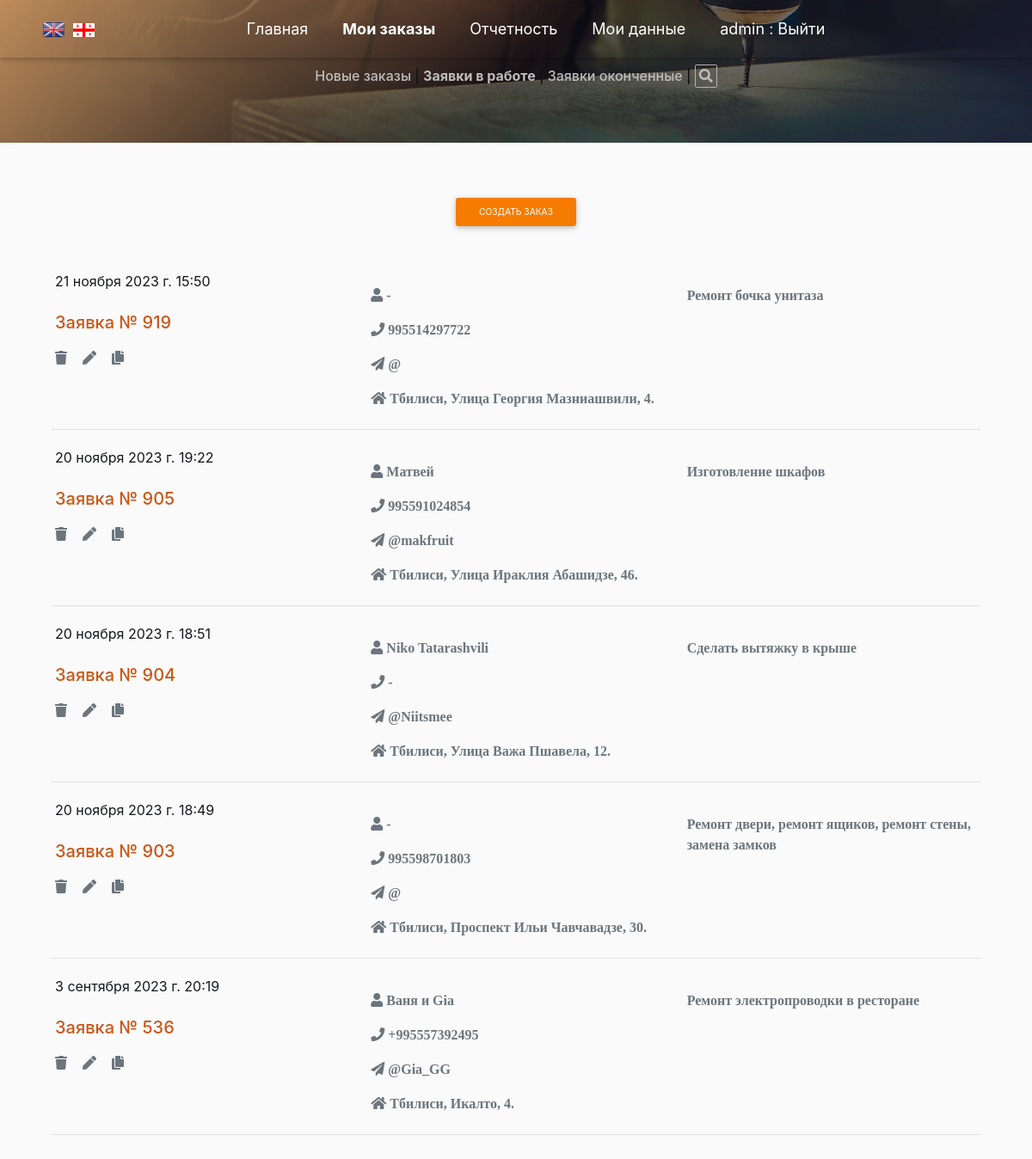
/list_order?work_status=RCV (signed in), run on an earlier commit of the app's database.
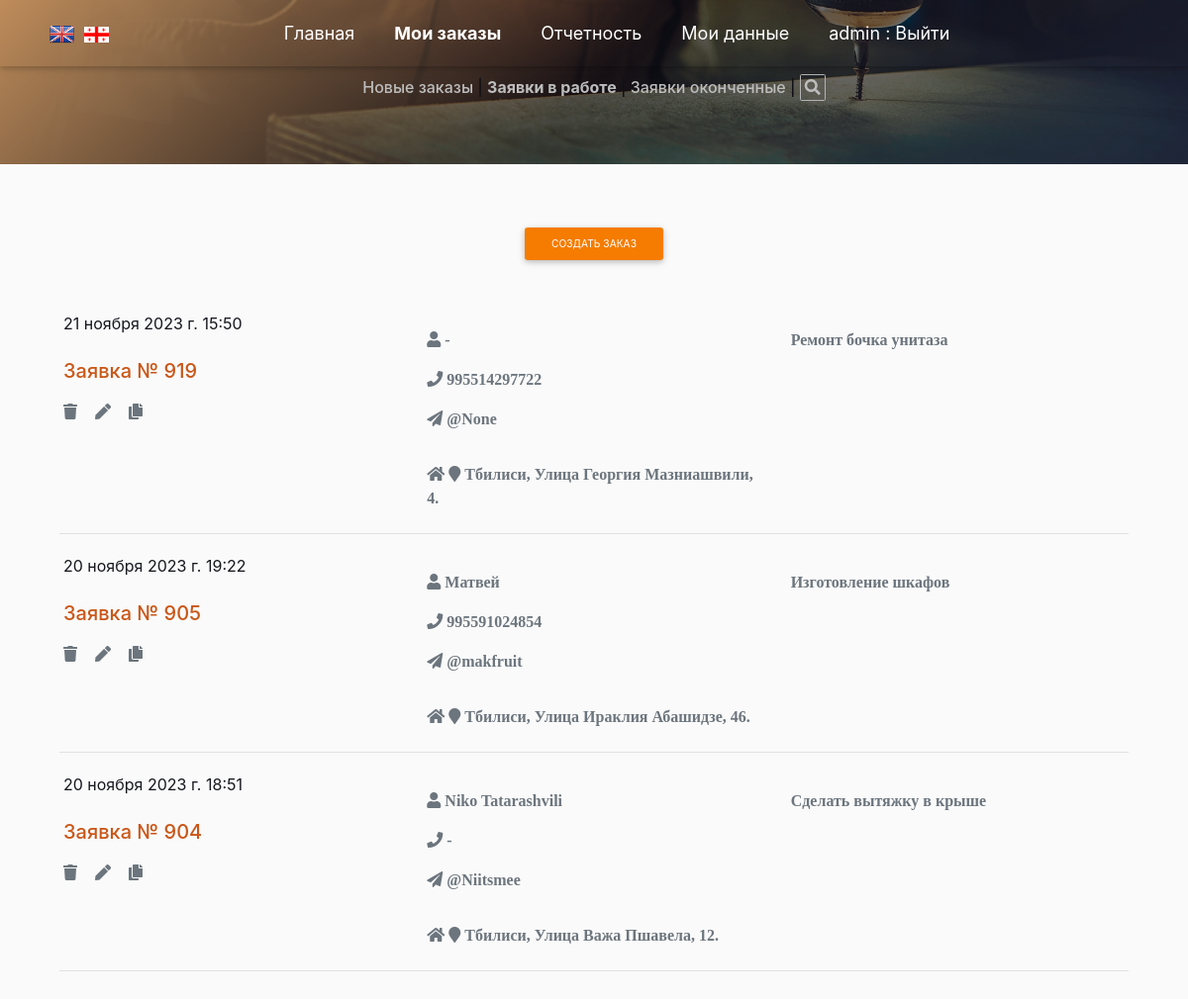
And on a later commit of the database.
### app_site/models.py (models this page shows)
class OrderList(models.Model):
    time_in = models.DateTimeField(auto_now_add=True, verbose_name='Дата заказа')
    time_out = models.DateTimeField(null=True, blank=True, verbose_name='Дата выполнения')
    repairer_id = models.ForeignKey(User, on_delete=models.SET_NULL, null=True, blank=True,
                                    verbose_name='Мастер', default='', )
    text_order = models.CharField(max_length=1500, verbose_name='Описание проблемы', blank=True, null=True)
    customer_name = models.CharField(max_length=50, verbose_name='Ваше имя')
    customer_phone = models.CharField(max_length=16, verbose_name='Телефон')
    customer_telegram = models.CharField(max_length=26, verbose_name='Telegram', blank=True, null=True)
    customer_code = models.CharField(max_length=16, verbose_name='Код организации', blank=True, null=True)
    address_city = models.CharField(max_length=2, choices=CITY_CHOICES, default='TB', null=True, blank=True,
                                    verbose_name='Город')
    order_status = models.CharField(max_length=3, choices=ORDER_STATUS, default='BEG', null=True, blank=True,
                                    verbose_name='Статус заказа')
    address_street_app = models.CharField(max_length=150, verbose_name='Улица', null=True, blank=True)
    address_num = models.CharField(max_length=10, verbose_name='Номер дома', null=True, blank=True)
    services = models.ManyToManyField('Service', through='Invoice')
    location_longitude = models.FloatField(verbose_name='Долгота', null=True, blank=True)
    location_latitude = models.FloatField(verbose_name='Широта', null=True, blank=True)
    class Meta:
        verbose_name = 'Список заказов'
        verbose_name_plural = 'Список заказов'

### app_site/views.py (the view)
# urls.py: path('list_order', OrderManagementSystem.as_view(), name='list_order'),
class OrderManagementSystem(LoginRequiredMixin, ListView):
    model = OrderList
    context_object_name = 'order'
    template_name = 'order_list.html'
    def get_queryset(self):
        if not self.request.GET.get('work_status'):
            self.queryset = OrderList.objects\
                .filter(repairer_id=self.request.user)\
                .order_by("-pk")
        else:
            self.queryset = OrderList.objects \
                .filter(repairer_id=self.request.user, order_status=self.request.GET.get('work_status')) \
                .order_by("-pk")
        return self.queryset[0:14]
    def get_context_data(self, **kwargs):
        context = super().get_context_data(**kwargs)
        context['form'] = OrderForm
        return context

### app_site/templatetags/custom_filters.py (called while the page is built)
@register.filter()
def choice_tag(value, A):
    try:
        if A == 'city':
            a = dict(CITY_CHOICES)
        elif A == 'status_order':
            a = dict(ORDER_STATUS)
        elif A == 'month':
            a = dict(MONTH)
        elif A == 'work_type':
            a = dict(WORK_CHOICES)
        return f'{a[value]}'
    except KeyError:
        return f''

@register.filter()
def change_comma_to_dot(value):
    return str(value).replace(',', '.')

### templates/order_list.html (shortened to what this page needs)
{% extends 'flatpages/default_user.html' %}
{% load custom_filters %}
{% load custom_tags %}
{% block body %}
<div align="center">
<a href="#"  onclick="show_create_order_form(document.getElementById('form'))"
class="btn btn-sm btn-orange cta-btn btn-form mt-3 mb-5 " id="link_create_order_form">Создать заказ</a>
</div>
<div id="head" class="container">
            {% for i in order %}
            <div class="row p-1 mb-1 ">
                <div class="col-md-4">
                    <div id="time_in">{{ i.time_in }}</div><br>
                    <a href="{% url 'invoice' i.pk %}" id="order_{{ i.pk }}" class="h5 mycolor">Заявка № {{ i.pk }}</a><br>
                    <a href="{% url 'delete-order' i.pk %}" id="delete_{{ i.pk }}" class="mycolor" title="Удалить"><i class="fas fa-trash text-secondary mt-3"></i></a>&nbsp&nbsp&nbsp
                      <a href="../list_order/update/{{ i.pk}}" id="edit_{{ i.pk }}" title="Редактировать"><i class="fas fa-pen text-secondary mt-3"> </i></a>&nbsp&nbsp&nbsp
                    <a href="#" id="{{ i.pk }}" class="copy" title="Копировать"><i class="fas fa-copy text-secondary mt-3"></i></a>
                </div>
                <div class="col-md-4 ">
                    <span id="customer_name_{{ i.pk }}" class="fas fa-user prefix text-secondary mt-3" aria-hidden="true"> {{ i.customer_name|capfirst }}</span><br>
                    <a href="tel:{{ i.customer_phone }}" title="Телефон" id="customer_phone_{{ i.pk }}" class="fas fa-phone prefix text-secondary mt-3" aria-hidden="true">
                        {{ i.customer_phone }}</a><br>
                    <a href="https://t.me/{{ i.customer_telegram|cut:'@' }}" title="Телеграм" id="customer_telegram_{{ i.pk }}"
                       class ="fas fa fa-paper-plane text-secondary mt-3" aria-hidden="true">
                         @{{i.customer_telegram}}</a><br>
                    {% if i.location_longitude %}
                    <a href= 'https://yandex.ru/maps/?pt={{ i.location_longitude|change_comma_to_dot }},
                    {{ i.location_latitude|change_comma_to_dot }}&z=18&l=map' id="map_{{ i.pk }}" class="fas fa-home prefix text-secondary mt-3"
                    title="Открыть карту" aria-hidden="true">
                    <i  class="fas fa-map-marker prefix text-secondary mt-3" aria-hidden="true"></i>
                    {% else %}
                        <a href="" class="fas fa-home prefix text-secondary mt-3" aria-hidden="true">
                    {% endif%}
                        <span id="city_{{ i.pk }}" >{{ i.address_city|choice_tag:'city'}}</span>,
                        <span id="street_app_{{ i.pk }}">{{ i.address_street_app|capfirst }}</span>,
                        <span id="num_{{ i.pk }}">{{ i.address_num }}</span>.
                    </a>
                </div>
                <div class="col-md-4">
                    <p id="text_order_{{ i.pk }}" class="fas text-secondary mt-3">{{ i.text_order|truncatechars:200|capfirst }}</p>
                </div>
            </div>
            <div class="row">
                <div class="col-md-12"><hr></div>
            </div>
            {% endfor %}
</div>
</div>
{% endblock body %}

What changed in the data, as far as the page shows it:
no longer on this page (row edited): OrderList: time_in "20 ноября 2023 г. 18:49", pk "903", customer_name "-", customer_phone "995598701803", address_city|choice_tag "Тбилиси", address_street_app "Проспект Ильи Чавчавадзе", address_num "30", text_order "Ремонт двери, ремонт ящиков, ремонт стены, замена замков"
no longer on this page (row edited): OrderList: time_in "3 сентября 2023 г. 20:19", pk "536", customer_name "Ваня и Gia", customer_phone "+995557392495", customer_telegram "Gia_GG", address_city|choice_tag "Тбилиси", address_street_app "Икалто", address_num "4", text_order "Ремонт электропроводки в ресторане"
changed OrderList "Улица Георгия Мазниашвили": customer_telegram (not shown) → "None"; location_longitude empty → 44.8034 (drawn)
changed OrderList "20 ноября 2023 г. 19:22": location_longitude empty → 44.7613 (drawn)
changed OrderList "20 ноября 2023 г. 18:51": location_longitude empty → 44.7488 (drawn)
